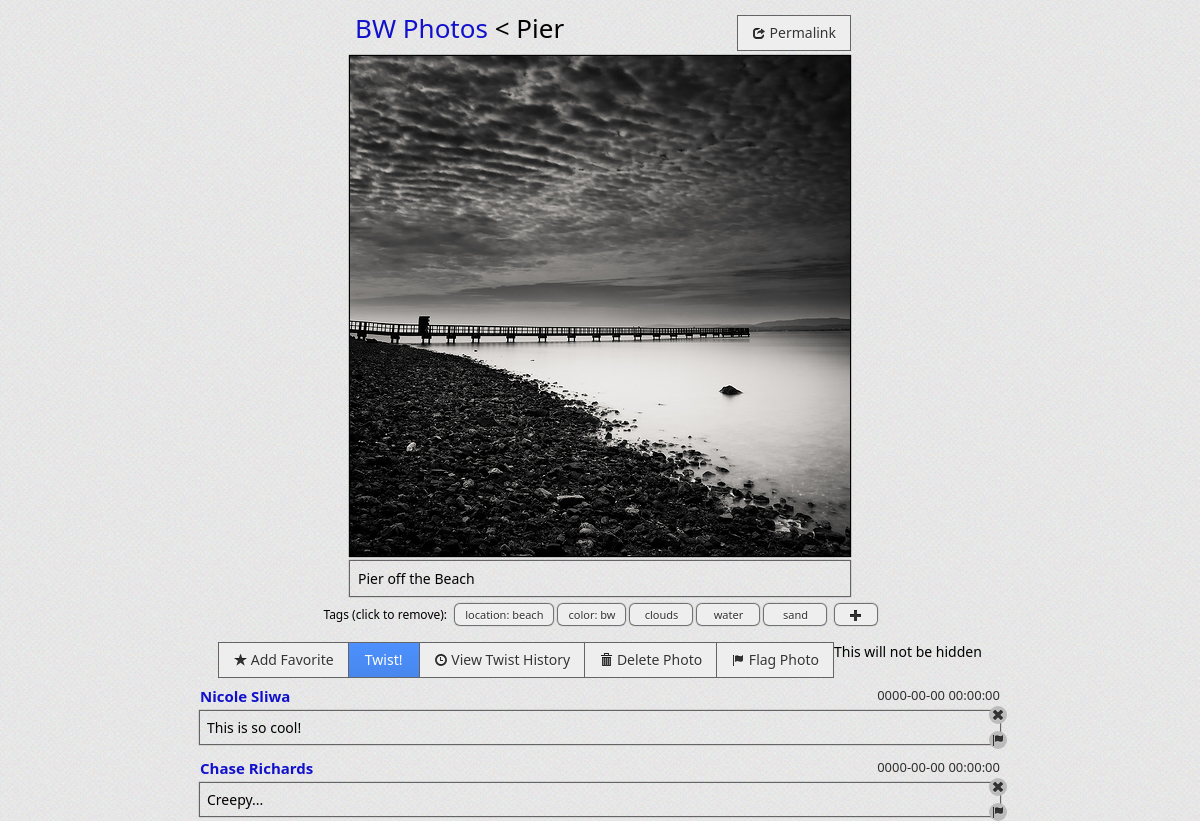
Page /view.php?p_id=4&a_id=13 on the committed database.
### tables this page shows
CREATE TABLE photos(
  id INTEGER PRIMARY KEY AUTO_INCREMENT,
  title VARCHAR(255) DEFAULT "photo",
  description TEXT,
  path VARCHAR(255) NOT NULL,
  private BOOLEAN DEFAULT FALSE,
  views INTEGER DEFAULT 0,
  parent_photo_id INTEGER,
  album_id INTEGER NOT NULL,
  FOREIGN KEY (parent_photo_id) REFERENCES photos(id)
    ON UPDATE Cascade
    ON DELETE Cascade,
  FOREIGN KEY (album_id) REFERENCES albums(id)
    ON UPDATE Cascade
    ON DELETE Cascade,
  updated_at TIMESTAMP DEFAULT '0000-00-00 00:00:00',
  created_at TIMESTAMP DEFAULT '0000-00-00 00:00:00'
);

CREATE TABLE albums(
  id INTEGER PRIMARY KEY AUTO_INCREMENT,
  title VARCHAR(255),
  description TEXT,
  private BOOLEAN DEFAULT FALSE,
  user_id INTEGER NOT NULL,
  FOREIGN KEY (user_id) REFERENCES users(id)
    ON UPDATE Cascade
    ON DELETE Cascade,
  updated_at TIMESTAMP DEFAULT '0000-00-00 00:00:00',
  created_at TIMESTAMP DEFAULT '0000-00-00 00:00:00'
);

CREATE TABLE tags(
  id INTEGER PRIMARY KEY AUTO_INCREMENT,
  type VARCHAR(255) NOT NULL,
  text VARCHAR(255) NOT NULL,
  photo_id INTEGER NOT NULL,
  FOREIGN KEY (photo_id) REFERENCES photos(id)
    ON UPDATE Cascade
    ON DELETE Cascade,
  updated_at TIMESTAMP DEFAULT '0000-00-00 00:00:00',
  created_at TIMESTAMP DEFAULT '0000-00-00 00:00:00'
);

CREATE TABLE comments(
  id INTEGER PRIMARY KEY AUTO_INCREMENT,
  text TEXT NOT NULL,
  user_id INTEGER,
  photo_id INTEGER,
  FOREIGN KEY (user_id) REFERENCES users(id)
    ON UPDATE Cascade
    ON DELETE Cascade,
  FOREIGN KEY (photo_id) REFERENCES photos(id)
    ON UPDATE Cascade
    ON DELETE Cascade,
  updated_at TIMESTAMP DEFAULT '0000-00-00 00:00:00',
  created_at TIMESTAMP DEFAULT '0000-00-00 00:00:00'
);

CREATE TABLE users(
  id INTEGER PRIMARY KEY AUTO_INCREMENT,
  suspended INTEGER DEFAULT FALSE,
  email VARCHAR(255) UNIQUE NOT NULL,
  password_hash VARCHAR(255) NOT NULL,
  name VARCHAR(255) NOT NULL,
  city VARCHAR(255),
  state VARCHAR(255),
  country VARCHAR(255),
  bio TEXT,
  admin BOOLEAN DEFAULT FALSE,
  updated_at TIMESTAMP DEFAULT '0000-00-00 00:00:00',
  created_at TIMESTAMP DEFAULT '0000-00-00 00:00:00',
  last_login timestamp default CURRENT_TIMESTAMP(),
  picture VARCHAR(255)
);

### include/headCode.php (called while the page is built, shortened)
<?php
  $relativeDirectory = str_replace(basename($_SERVER['PHP_SELF']), '', $_SERVER['PHP_SELF']);
  $baseURL = "http://" . $_SERVER['HTTP_HOST'] . $relativeDirectory;
  $viewURL = $baseURL . 'viewStandard.php';
  $twistURL = $baseURL . 'twist.php';
  $twistHistoryURL = $baseURL . 'twistHistory.php';
  $profileURL = $baseURL . 'profile.php';
  $favoriteHandlerURL = $baseURL . 'favorite.processor.php';
  $deleteHandlerURL = $baseURL . 'delete.processor.php';
  $deleteTagURL = $baseURL . 'delete.tag.php';
  $deleteCommentURL = $baseURL . 'delete.comment.php';
  $albumURL = $baseURL . 'album.photos.php';
  $flagContentURL = $baseURL . 'flag.processor.php';
  $currentUser = getCurrentUser();
  function sql($query){
    $result = mysql_query($query) or die (mysql_error());
    return $result;
  }
  function getCurrentUser(){
    if(isset($_SESSION['uid'])) { $uid = $_SESSION['uid']; }
    else { $uid = -1; $_SESSION['uid'] = $uid;}
    if(isset($_SESSION['email'])) { $email = $_SESSION['email']; }
    else { $email = "Visitor"; $_SESSION['email'] = $email;}
    if(isset($_SESSION['name'])) { $name = $_SESSION['name']; }
    else { $name = "Unknown"; $_SESSION['name'] = $name;}
    if(isset($_SESSION['admin'])) {$admin = $_SESSION['admin'];}
    else { $admin = FALSE; $_SESSION['admin'] = $admin;}
    $currentUser = array("username" => $email, "id" => $uid, "name" => $name, "admin" => $admin);
    return $currentUser;
  }
  function isFavorite($photo_id)
  {
    global $currentUser;
    $query = "SELECT photo_id, user_id FROM favorites WHERE photo_id = ".$photo_id." AND user_id = ".$currentUser['id'].";";
    $result = sql($query);
    if(mysql_num_rows($result) === 0)
    {
      return FALSE;
    }
    else
    {
      return TRUE;
    }
  }
?>

### view.php (the view, shortened to what this page needs)
<?php INCLUDE_ONCE 'include/headCode.php';?>
<!DOCTYPE html>
<head>
	<?php INCLUDE 'include/cssAndJsIncludes.php';?>
</head>
<body>
<?php
    $photo_id = $_REQUEST['p_id'];
    $album_id = $_REQUEST['a_id'];
    if(!isset($photo_id))
    {
        $_SESSION['error'] = 'Error! You need to select a photo to view.';
        $_SESSION['redirect'] = $indexURL;
        echo 'redirectParent(\''.$errorURL.'\');';
    }
    else
    {
        $query = "select p.title, p.description, p.path, p.private, p.album_id, a.title AS album_title from photos p JOIN albums a where a.id=p.album_id AND p.id = '".$photo_id."';";
        $result_photo = sql($query);
        if($row = mysql_fetch_array($result_photo))
        {
            $photo_title = $row["title"];
            $pathname = $row["path"];
            $album_id = $row["album_id"];
            $description = $row["description"];
            $album_title = $row["album_title"];
        }
        $query = "select id, type, text from tags where photo_id = '".$photo_id."';";
        $result_tags = sql($query);
        $query = "select text, c.id, c.updated_at, u.name, u.id AS user_id from photos p JOIN comments c JOIN users u where p.id = ".$photo_id." AND p.id = c.photo_id AND u.id = c.user_id order by c.updated_at desc;";
		$result_comments = sql($query);
    }
?>
<div class="bigPhoto" >
	<div class="bigPhotoContainer">
		<div class="photoTitle"><a href="<?php echo $albumURL."?album_id=".$album_id;?>" target="_parent"><?php echo $album_title;?></a> &lt; <?php echo $photo_title;?>
		</div>
		<div class="permalink"><a class="m-btn thinBorder_light" href="javascript:;" onclick="redirectParent('<?php echo $viewURL.'?p_id='.$photo_id.'&a_id='.$album_id?>');"><i class="icon-share"></i> Permalink</a></div>
		<img src="<?php echo $pathname;?>" alt="<?php echo $pathname;?>">
		<div class="photoDesc">
		<?php
			if (strlen($description) > 0) {
				echo $description;
			} else {
				echo '<span class="noDesc">no description</span>';
			}
		?>
		</div>
	</div>
	<div id="tags">
		Tags (click to remove):
		<?php
			while($row = mysql_fetch_array($result_tags))
			{
				echo '<div class="tagContainer"><a class="m-btn mini rnd tag" href='.$deleteTagURL.'?a_id='.$album_id.'&p_id='.$photo_id.'&t_id='.$row['id'].' target="_parent">';
					if ($row["type"] != "keyword") {
						echo $row["type"].': ';
					}
					echo $row["text"].'</a>';
					echo '</div>';
			}
		?>
		<a href="javascript:;" id="showAddTags" class="m-btn mini rnd tag"><i class="icon-plus"></i></a>
	</div>
	<div id="photoOptions">
		<div class="m-btn-group">
			<? if(true): ?>
				This will not be hidden
			<? endif; ?>
			<?php
			if (isFavorite($photo_id)) {
				echo '<a class="m-btn" id="' . $photo_id . '" href="'.$favoriteHandlerURL.'?p_id='.$photo_id.'&a_id='.$album_id. '" target="_parent");">'.
					'<i class="icon-star-empty"></i> Remove Favorite</a>';
			} else {
				echo '<a class="m-btn" id="' . $photo_id . '" href="'.$favoriteHandlerURL.'?p_id='.$photo_id.'&a_id='.$album_id. '" target="_parent");">'.
					'<i class="icon-star"></i> Add Favorite</a>';
			}
			echo '<a class="m-btn blue" id="' . $photo_id . '" href="'.$twistURL.'?p_id='.$photo_id.'&a_id='.$album_id. '" target="_parent");">'.
				'Twist!</a>';
			echo '<a class="m-btn" id="' . $photo_id . '" href="'.$twistHistoryURL.'?p_id='.$photo_id.'&a_id='.$album_id. '" target="_parent");">'.
				'<i class="icon-time"></i> View Twist History</a>';
			echo '<a class="m-btn" id="' . $photo_id . '" href="'.$deleteHandlerURL.'?p_id='.$photo_id.'&a_id='.$album_id. '" target="_parent");">'.
				'<i class="icon-trash"></i> Delete Photo</a>';
			echo '<a class="m-btn" id="' . $photo_id . '" href="'.$flagContentURL.'?p_id='.$photo_id.'&a_id='.$album_id. '" target="_parent">'.
				'<i class="icon-flag"></i> Flag Photo</a>';
			?>
		</div>
	</div>
	<div class="comments">
		<?php
			while($row = mysql_fetch_array($result_comments))
			{
				echo '<div class="comment">';
				echo '<div class="comment_user"><a href="'.$profileURL.'?u_id='.$row["user_id"].'" target="_parent">'.$row["name"].'</a></div><div class="comment_time">'.$row["updated_at"].'</div>';
				echo '<div class="comment_body">'.$row["text"];
				echo '<a href="'.$deleteCommentURL.'?a_id='.$album_id.'&p_id='.$photo_id.'&c_id='.$row["id"].'" target="_parent"><i class="deleteCommentBtn"></i></a>';
				echo '<a href="'.$flagContentURL.'?a_id='.$album_id.'&p_id='.$photo_id.'&c_id='.$row["id"].'" target="_parent"><i class="flagCommentBtn"></i></a></div>';
				echo '</div>';
			}
		?>
	</div>
</div>
</body>
</html>

### styles/styles.css (style rules this page uses)
body { background-image: url('../img/bg.png'); margin: 0px; font-family: 'Segoe UI', Helvetica, Arial, sans-serif; font-size: 14px; }
html, body { height: 100%; }
a { text-decoration: none; color: #11c; }
.thinBorder_light { border: 1px solid rgba(100, 100, 100, 1) !important; }
.m-btn { margin-top: 0 !important; }
.bigPhoto { width: 800px; margin: 0 auto; }
.bigPhotoContainer { position: relative; display: table; margin: 0 auto; }
.bigPhoto img { -webkit-box-shadow: 0 0 1px 1px rgba(0, 0, 0, 1); }
.photoTitle { font-size: 26px; padding: 10px 5px; }
.permalink { position: absolute; right: -1px; top: 15px; }
#photoOptions { text-align: center; margin-top: 12px; }
#photoOptions a { border: 1px solid rgba(100, 100, 100, 1); }
.photoDesc { margin-top: 1px; margin-bottom: 10px; padding: 8px; -webkit-box-shadow: 0 0 1px 1px rgba(100, 100, 100, 1); }
#tags { margin-top: -2px; font-size: 12px; text-align: center; }
.tag { -webkit-box-shadow: 0 0 1px 1px rgba(100, 100, 100, 1); margin-left: 5px !important; margin-bottom: 5px !important; }
.tagContainer { display: inline; position: relative; }
#showAddTags { padding: 4px 0; }
.comments { margin-bottom: 20px; }
.comment { margin: 8px 0; }
.comment_user { float: left; font-weight: bold; font-size: 15px; padding-bottom: 5px; }
.comment ~ .comment { margin-top: 14px; }
.comment_time { float: right; font-size: 13px; opacity: 0.8; }
.comment_body { position: relative; clear: both; padding: 7px; -webkit-box-shadow: 0 0 1px 1px rgba(100, 100, 100, 1); }
.deleteCommentBtn { display: inline-block; width: 14px; height: 14px; margin-top: 0px; line-height: 14px; vertical-align: center; background-image: url(../metro/img/glyphicons-halflings.png); background-repeat: no-repeat; background-position: -310px 2px; position: absolute; right: -7px; top: -5px; padding: 2px; -webkit-border-radius: 9px; background-color: #bbb; }
.flagCommentBtn { display: inline-block; width: 14px; height: 14px; margin-top: 0px; line-height: 14px; vertical-align: center; background-image: url(../metro/img/glyphicons-halflings.png); background-repeat: no-repeat; background-position: -310px -22px; position: absolute; right: -7px; bottom: -5px; padding: 2px; -webkit-border-radius: 9px; background-color: #bbb; }

### rows in the picture
photos: album.title "BW Photos", title "Pier", path (picture), description "Pier off the Beach"
tags: type "location", text "beach"
tags: type "color", text "bw"
tags: text "clouds"
tags: text "water"
tags: text "sand"
comments: user.name "Nicole Sliwa", updated_at "0000-00-00 00:00:00", text "This is so cool!"
comments: user.name "Chase Richards", updated_at "0000-00-00 00:00:00", text "Creepy..."
